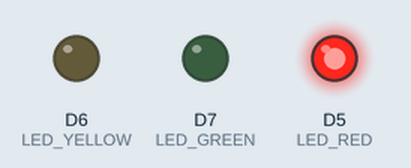
This program was run on a simulated ESP8266 (NodeMCU). Shown: output pins drawn as LEDs (lit = HIGH).

Above: at 0.5 s.
At 1.5 s:
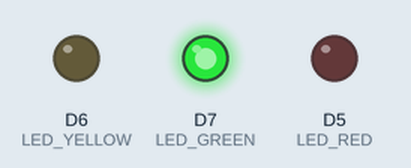
At 5.5 s:
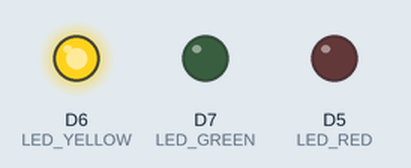
Timing chart, 0 to 6.9 s (numbered marks = the images above):
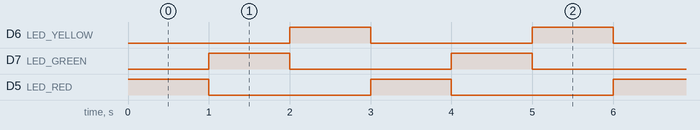

Measured:
- by itself, D6 (LED_YELLOW), D7 (LED_GREEN), D5 (LED_RED): alternates HIGH for 1.0 s and LOW for 2.0 s
- by itself, everything shown: repeats every 3.0 s, in 3 steps

The program:

main.cpp
```cpp
#include <Arduino.h>

#define LED_RED D5
#define LED_YELLOW D6
#define LED_GREEN D7

void setup() {
  // put your setup code here, to run once:
  pinMode(LED_RED, OUTPUT);
  pinMode(LED_GREEN, OUTPUT);
  pinMode(LED_YELLOW, OUTPUT);
}

void loop() {
  // put your main code here, to run repeatedly:
  digitalWrite(LED_RED, HIGH);
  digitalWrite(LED_GREEN, LOW);
  digitalWrite(LED_YELLOW, LOW);
  delay(1000);
  digitalWrite(LED_RED, LOW);
  digitalWrite(LED_GREEN, HIGH);
  digitalWrite(LED_YELLOW, LOW);
  delay(1000);
  digitalWrite(LED_RED, LOW);
  digitalWrite(LED_GREEN, LOW);
  digitalWrite(LED_YELLOW, HIGH);
  delay(1000);
}
```
